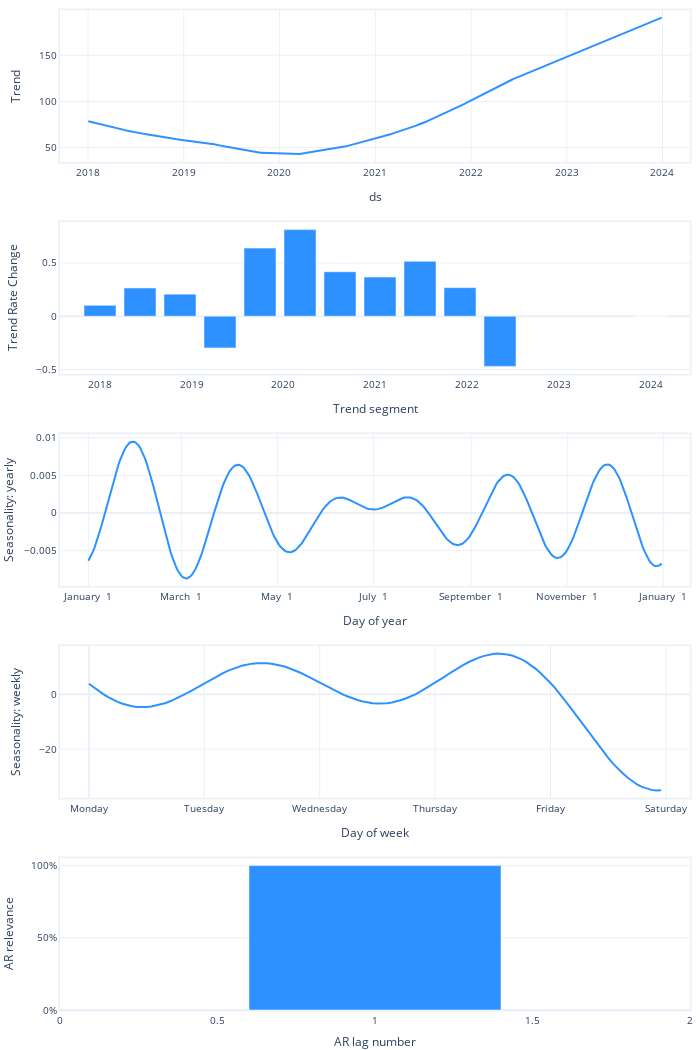

The cell this chart's notebook holds for it:
### Code cell
m5.plot_parameters(plotting_backend="plotly")

### Figure 1 — Plotly figure (JSON) as saved in the notebook; plotly's stock layout.template omitted (floating-point values rounded to 4 significant figures; data arrays with more than 128 entries replaced by an {"elided": "..."} marker saying what was removed)
{"data": [{"fill": "none", "line": {"color": "#2d92ff", "width": 2}, "mode": "lines", "name": "Trend", "type": "scatter", "x": {"elided": "1564 str values"}, "xaxis": "x", "y": {"elided": "1564 float values"}, "yaxis": "y"}, {"marker": {"color": "#2d92ff"}, "name": "Trend Rate Change", "type": "bar", "x": ["2018-01-02T00:00:00", "2018-06-10T01:18:32.727273", "2018-11-16T02:37:05.454545", "2019-04-24T03:55:38.181818", "2019-09-30T05:14:10.909091", "2020-03-07T06:32:43.636364", "2020-08-13T07:51:16.363636", "2021-01-19T09:09:49.090909", "2021-06-27T10:28:21.818182", "2021-12-03T11:46:54.545455", "2022-05-11T13:05:27.272727", "2023-12-29T00:00:00"], "xaxis": "x2", "y": [0.1027, 0.2651, 0.2071, -0.2982, 0.6397, 0.8135, 0.4179, 0.368, 0.5161, 0.2686, -0.4711, 0], "yaxis": "y2"}, {"fill": "none", "line": {"color": "#2d92ff", "width": 2}, "mode": "lines", "name": "yearly", "type": "scatter", "x": {"elided": "365 str values"}, "xaxis": "x3", "y": {"elided": "365 float values"}, "yaxis": "y3"}, {"fill": "none", "line": {"color": "#2d92ff", "width": 2}, "mode": "lines", "name": "weekly", "type": "scatter", "x": [0, 1, 2, 3, 4, 5, 6, 7, 8, 9, 10, 11, 12, 13, 14, 15, 16, 17, 18, 19, 20, 21, 22, 23, 24, 25, 26, 27, 28, 29, 30, 31, 32, 33, 34, 35, 36, 37, 38, 39, 40, 41, 42, 43, 44, 45, 46, 47, 48, 49, 50, 51, 52, 53, 54, 55, 56, 57, 58, 59, 60, 61, 62, 63, 64, 65, 66, 67, 68, 69, 70, 71, 72, 73, 74, 75, 76, 77, 78, 79, 80, 81, 82, 83, 84, 85, 86, 87, 88, 89, 90, 91, 92, 93, 94, 95, 96, 97, 98, 99, 100, 101, 102, 103, 104, 105, 106, 107, 108, 109, 110, 111, 112, 113, 114, 115, 116, 117, 118, 119], "xaxis": "x4", "y": [3.775, 2.46, 1.228, 0.00421, -1.059, -2.013, -2.815, -3.474, -4.034, -4.414, -4.659, -4.766, -4.707, -4.508, -4.166, -3.736, -3.197, -2.508, -1.726, -0.9158, 0.0103, 0.9561, 1.939, 2.995, 3.972, 4.987, 5.888, 6.856, 7.761, 8.533, 9.257, 9.84, 10.39, 10.8, 11.09, 11.27, 11.33, 11.27, 11.07, 10.79, 10.36, 9.884, 9.265, 8.556, 7.784, 6.922, 6.0, 5.168, 4.214, 3.308, 2.341, 1.485, 0.5981, -0.2503, -0.9652, -1.663, -2.197, -2.686, -3.032, -3.306, -3.432, -3.42, -3.28, -3.021, -2.646, -2.111, -1.511, -0.7761, 0.032, 0.9915, 2.035, 3.025, 4.138, 5.243, 6.402, 7.591, 8.712, 9.747, 10.74, 11.69, 12.56, 13.2, 13.82, 14.27, 14.61, 14.74, 14.65, 14.44, 14.04, 13.44, 12.64, 11.66, 10.43, 9.112, 7.537, 5.859, 4.039, 2.118, 0.01602, -2.288, -4.538, -6.919, -9.241, -11.66, -14.17, -16.49, -18.75, -20.95, -23.18, -25.29, -27.13, -28.8, -30.31, -31.71, -32.84, -33.72, -34.39, -34.82, -35.01, -34.93], "yaxis": "y4"}, {"marker": {"color": "#2d92ff"}, "name": "AR", "type": "bar", "x": [1], "xaxis": "x5", "y": [1], "yaxis": "y5"}], "layout": {"autosize": true, "font": {"size": 10}, "height": 1050, "hovermode": "x unified", "margin": {"b": 0, "l": 0, "pad": 0, "r": 10, "t": 10}, "showlegend": false, "title": {"font": {"size": 12}}, "width": 700, "xaxis": {"anchor": "y", "domain": [0, 1], "linewidth": 1.5, "mirror": true, "range": ["2017-09-16T00:00:00", "2024-04-15T00:00:00"], "showline": true, "title": {"text": "ds"}, "type": "date"}, "xaxis2": {"anchor": "y2", "domain": [0, 1], "linewidth": 1.5, "mirror": true, "range": ["2017-07-26T22:41:27.272727", "2024-06-05T01:18:32.727273"], "showline": true, "title": {"text": "Trend segment"}, "type": "date"}, "xaxis3": {"anchor": "y3", "domain": [0, 1], "linewidth": 1.5, "mirror": true, "range": ["2016-12-14T00:00:00", "2018-01-18T00:00:00"], "showline": true, "tickformat": "%B %e", "title": {"text": "Day of year"}}, "xaxis4": {"anchor": "y4", "domain": [0, 1], "linewidth": 1.5, "mirror": true, "range": [-6, 125], "showline": true, "tickmode": "array", "ticktext": ["Monday", "Tuesday", "Wednesday", "Thursday", "Friday", "Saturday", "Sunday", "Monday"], "tickvals": [0, 24, 48, 72, 96, 120, 144, 168], "title": {"text": "Day of week"}}, "xaxis5": {"anchor": "y5", "domain": [0, 1], "linewidth": 1.5, "mirror": true, "range": [0, 2], "showline": true, "title": {"text": "AR lag number"}}, "yaxis": {"anchor": "x", "domain": [0.848, 1], "linewidth": 1.5, "mirror": true, "rangemode": "normal", "showline": true, "title": {"text": "Trend"}}, "yaxis2": {"anchor": "x2", "domain": [0.636, 0.788], "linewidth": 1.5, "mirror": true, "rangemode": "normal", "showline": true, "title": {"text": "Trend Rate Change"}}, "yaxis3": {"anchor": "x3", "domain": [0.424, 0.576], "linewidth": 1.5, "mirror": true, "rangemode": "normal", "showline": true, "title": {"text": "Seasonality: yearly"}}, "yaxis4": {"anchor": "x4", "domain": [0.212, 0.364], "linewidth": 1.5, "mirror": true, "rangemode": "normal", "showline": true, "title": {"text": "Seasonality: weekly"}}, "yaxis5": {"anchor": "x5", "domain": [0, 0.152], "linewidth": 1.5, "mirror": true, "rangemode": "normal", "showline": true, "tickformat": ",.0%", "title": {"text": "AR relevance"}}}}
